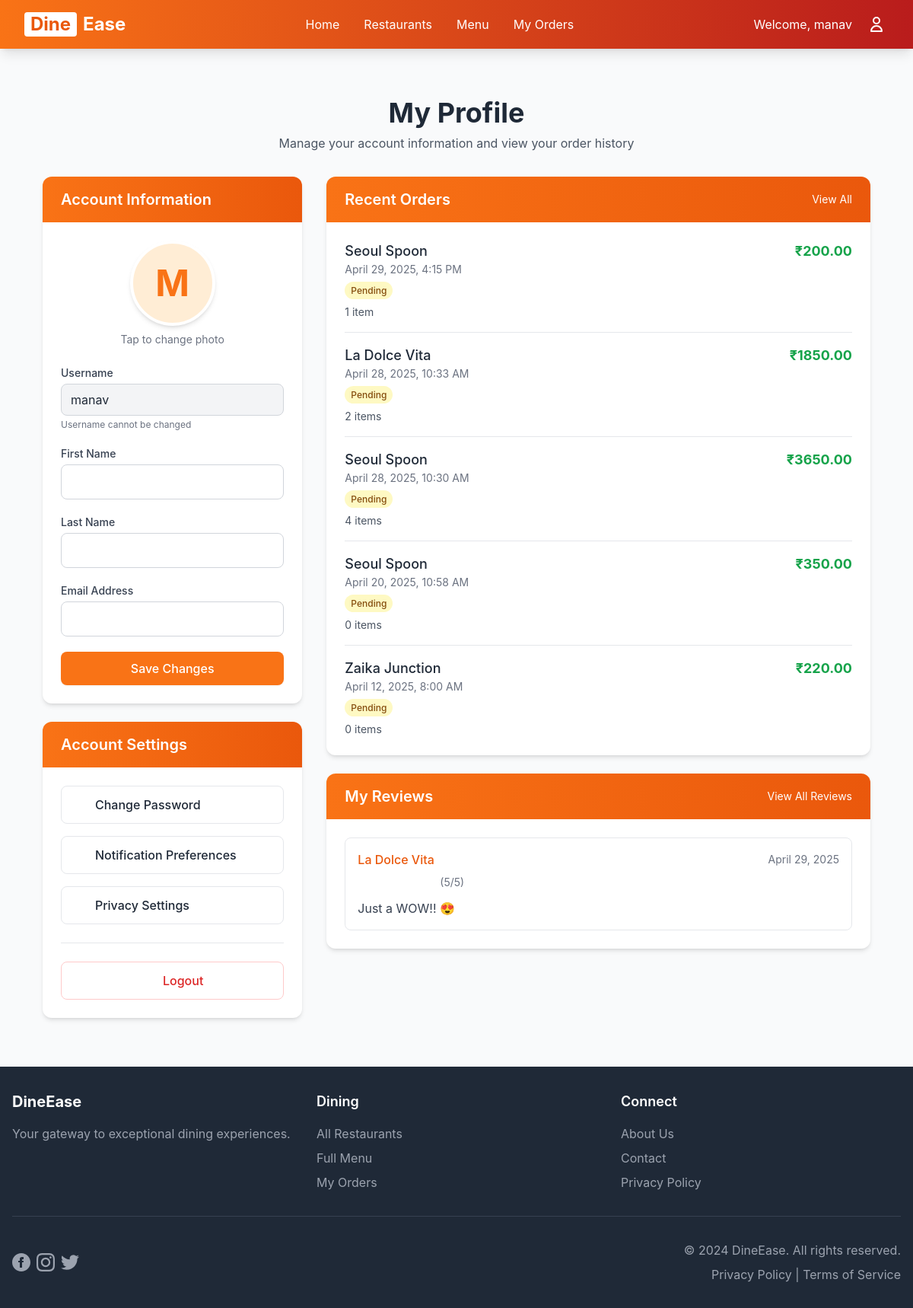
The page /profile/ (signed in) on the database as committed earlier.
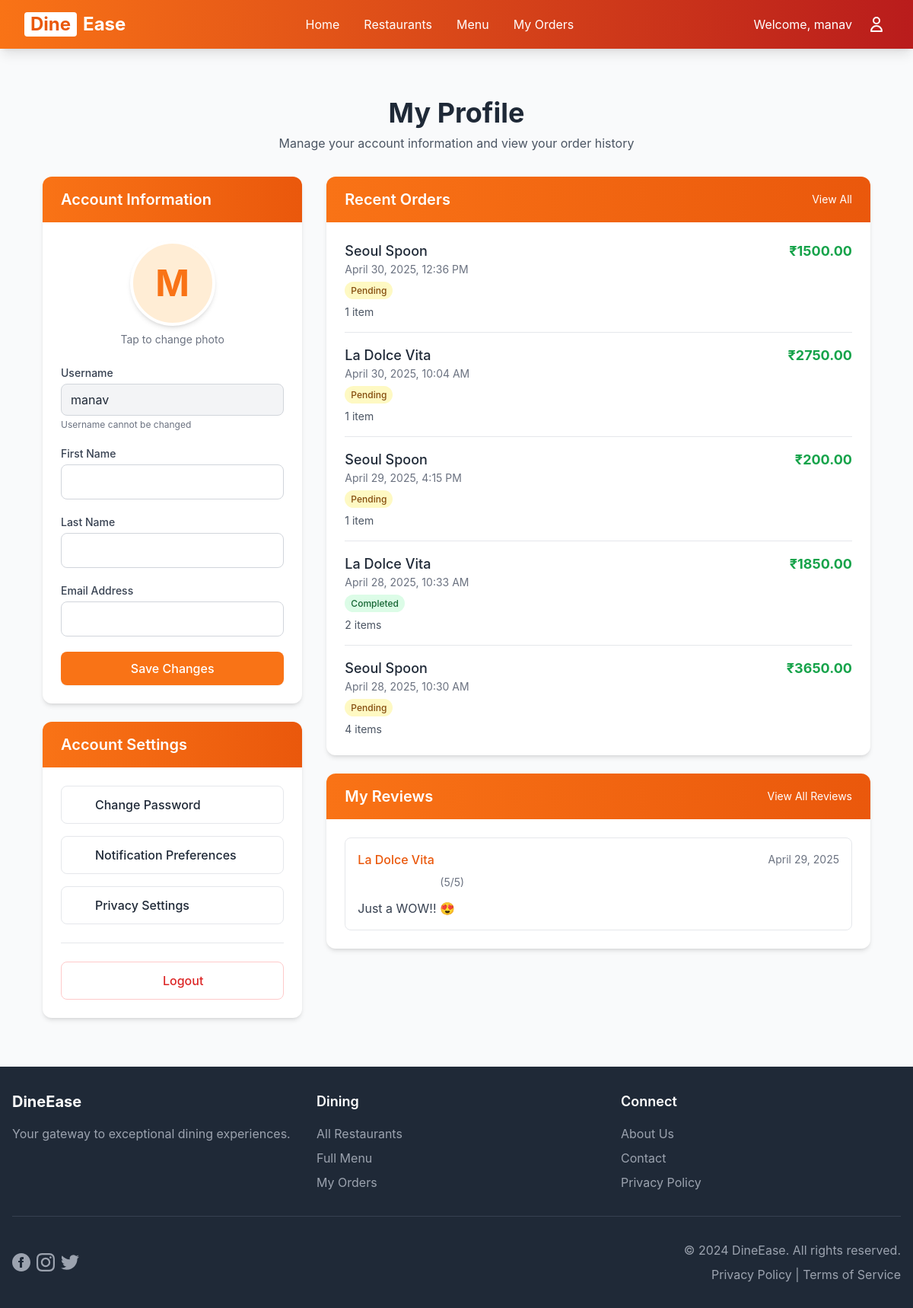
The same page on the database as committed later.
### main/models.py (models this page shows, shortened)
class Order(models.Model):
    STATUS_CHOICES = [
        ('Pending', 'Pending'),
        ('Preparing', 'Preparing'),
        ('Completed', 'Completed'),
        ('Cancelled', 'Cancelled'),
    ]
    user = models.ForeignKey(User, on_delete=models.CASCADE, null=True, blank=True)
    guest_id = models.UUIDField(default=uuid.uuid4, editable=False, null=True, blank=True)
    restaurant = models.ForeignKey(Restaurant, on_delete=models.CASCADE)
    status = models.CharField(max_length=20, choices=STATUS_CHOICES, default='Pending')
    total_price = models.DecimalField(max_digits=8, decimal_places=2, default=0.00, editable=False)
    discount_applied = models.DecimalField(max_digits=8, decimal_places=2, default=0.00)
    coupon = models.ForeignKey(Coupon, null=True, blank=True, on_delete=models.SET_NULL)
    created_at = models.DateTimeField(auto_now_add=True)
    has_been_reviewed = models.BooleanField(default=False)
    def __init__(self, *args, **kwargs):
        super().__init__(*args, **kwargs)
        self.skip_price_calculation = False

class Restaurant(models.Model):
    CUISINE_CHOICES = [
        ('korean','Korean'),
        ('italian', 'Italian'),
        ('japanese','Japanese'),
        ('mexican','Mexican'),
        ('chinese', 'Chinese'),
        ('thai', 'Thai'),
        ('spanish','Spanish'),
        ('indian', 'Indian'),
    ]
    name = models.CharField(max_length=255)
    location = models.CharField(max_length=255)
    description = models.TextField(blank=True)
    image = models.CharField(max_length=255, blank=True, null=True, help_text="Relative path to image in static/images/restaurants/")
    cuisine = models.CharField(
        max_length=20,
        choices=CUISINE_CHOICES,
        default='indian'
    )

class Review(models.Model):
    RATING_CHOICES = [
        (1, '1 - Poor'),
        (2, '2 - Fair'),
        (3, '3 - Good'),
        (4, '4 - Very Good'),
        (5, '5 - Excellent'),
    ]
    user = models.ForeignKey(User, on_delete=models.SET_NULL, null=True, blank=True,
                           related_name='reviews')
    restaurant = models.ForeignKey(Restaurant, on_delete=models.CASCADE,
                                 related_name='reviews')
    name = models.CharField(max_length=100, blank=True, help_text="Name for non-logged in users")
    rating = models.IntegerField(choices=RATING_CHOICES, default=5)
    review_text = models.TextField()
    created_at = models.DateTimeField(auto_now_add=True)
    updated_at = models.DateTimeField(auto_now=True)
    class Meta:
        ordering = ['-created_at']

### main/views.py (the view, shortened to what this page needs)
# urls.py: path('profile/', views.user_profile, name='user_profile'),
@login_required
def user_profile(request):
    try:
        recent_orders = Order.objects.filter(user=request.user).order_by('-created_at')[:5]
        user_reviews = Review.objects.filter(user=request.user).select_related('restaurant').order_by('-created_at')[:3]
        context = {
            'user': request.user,
            'recent_orders': recent_orders,
            'user_reviews': user_reviews,
        }
        return render(request, 'main/user_profile.html', context)
    except Exception as e:
        messages.error(request, f'Error loading profile: {str(e)}')
        return redirect('home')

### hotel_management/urls.py (called while the page is built)
    def __call__(self, request):
        logger.info(f"Received request: {request.method} {request.path}")
        response = self.get_response(request)
        logger.info(f"Response status: {response.status_code}")
        return response

### main/templates/main/user_profile.html (shortened to what the changed rows need)
{% extends 'main/base.html' %}
{% load static %}
{% block content %}
<div class="max-w-6xl mx-auto p-3 sm:p-4 md:p-6 lg:p-8">
    <div class="text-center mb-6 md:mb-8">
        <h1 class="text-2xl sm:text-3xl md:text-4xl font-bold mb-2 text-gray-800">My Profile</h1>
    </div>
    <div class="grid grid-cols-1 lg:grid-cols-3 gap-4 md:gap-6 lg:gap-8" x-data="{ photoUploading: false }">
        <div class="lg:col-span-1 space-y-4 md:space-y-6">
            <div class="bg-white rounded-xl shadow-md overflow-hidden">
                <div class="bg-gradient-to-r from-orange-500 to-orange-600 px-6 py-4">
                    <h2 class="text-xl font-semibold text-white">Account Information</h2>
                </div>
            </div>
            <div class="bg-white rounded-xl shadow-md overflow-hidden">
                <div class="bg-gradient-to-r from-orange-500 to-orange-600 px-6 py-4">
                    <h2 class="text-xl font-semibold text-white">Account Settings</h2>
                </div>
            </div>
        </div>
        <div class="lg:col-span-2">
            <div class="bg-white rounded-xl shadow-md overflow-hidden mb-6">
                <div class="bg-gradient-to-r from-orange-500 to-orange-600 px-6 py-4 flex justify-between items-center">
                    <h2 class="text-xl font-semibold text-white">Recent Orders</h2>
                </div>
                <div class="p-6">
                    {% if recent_orders %}
                        <div class="divide-y divide-gray-200">
                            {% for order in recent_orders %}
                                <div class="py-4 first:pt-0 last:pb-0">
                                    <a href="{% url 'order_summary' order.id %}" class="block hover:bg-gray-50 rounded-lg p-2 -m-2 transition duration-150">
                                        <div class="flex justify-between items-start">
                                            <div>
                                                <h3 class="text-lg font-medium text-gray-800">{{ order.restaurant.name }}</h3>
                                                <p class="text-sm text-gray-500">{{ order.created_at|date:"F j, Y, g:i A" }}</p>
                                                <p class="mt-1">
                                                    <span class="px-2 py-1 rounded-full text-xs font-medium
                                                        {% if order.status == 'Pending' %}bg-yellow-100 text-yellow-800{% endif %}
                                                        {% if order.status == 'Completed' %}bg-green-100 text-green-800{% endif %}
                                                        {% if order.status == 'Cancelled' %}bg-red-100 text-red-800{% endif %}">
                                                        {{ order.status }}
                                                    </span>
                                                </p>
                                            </div>
                                            <span class="font-bold text-lg text-green-600">₹{{ order.total_price }}</span>
                                        </div>
                                        <div class="mt-2 text-sm text-gray-600">
                                            <p>{{ order.items.count }} item{{ order.items.count|pluralize }}</p>
                                        </div>
                                    </a>
                                </div>
                            {% endfor %}
                        </div>
                    {% else %}
                        <div class="text-center py-6">
                            <p class="text-gray-600">You haven't placed any orders yet.</p>
                            <a href="{% url 'restaurant_list' %}" class="mt-2 inline-block text-orange-500 hover:text-orange-600">Browse restaurants</a>
                        </div>
                    {% endif %}
                </div>
            </div>
            <div class="bg-white rounded-xl shadow-md overflow-hidden">
                <div class="bg-gradient-to-r from-orange-500 to-orange-600 px-6 py-4 flex justify-between items-center">
                    <h2 class="text-xl font-semibold text-white">My Reviews</h2>
                </div>
                <div class="p-6">
                    {% if user_reviews %}
                        <div class="space-y-4">
                            {% for review in user_reviews %}
                                <div class="border border-gray-200 rounded-lg p-4 hover:border-orange-300 transition duration-200">
                                    <div class="flex items-center justify-between mb-2">
                                        <a href="{% url 'restaurant_detail' review.restaurant.id %}" class="text-orange-600 hover:text-orange-800 font-medium">
                                            {{ review.restaurant.name }}
                                        </a>
                                        <span class="text-sm text-gray-500">{{ review.created_at|date:"F j, Y" }}</span>
                                    </div>
                                    <div class="flex items-center mb-3" aria-label="Rating: {{ review.rating }} out of 5 stars">
                                        <div class="flex">
                                            {% for i in "12345" %}
                                                {% if forloop.counter <= review.rating %}
                                                    <i class="fas fa-star h-5 w-5 text-amber-400" aria-hidden="true"></i>
                                                {% else %}
                                                    <i class="far fa-star h-5 w-5 text-gray-300" aria-hidden="true"></i>
                                                {% endif %}
                                            {% endfor %}
                                        </div>
                                        <span class="text-gray-500 ml-2 text-sm">({{ review.rating }}/5)</span>
                                    </div>
                                    <p class="text-gray-700">{{ review.review_text|truncatewords:30 }}</p>
                                </div>
                            {% endfor %}
                        </div>
                    {% else %}
                        <div class="text-center py-6">
                            <p class="text-gray-600">You haven't written any reviews yet.</p>
                            <p class="text-gray-500 mt-2">Share your dining experiences by writing reviews for restaurants you've visited.</p>
                        </div>
                    {% endif %}
                </div>
            </div>
        </div>
    </div>
</div>
{% endblock %}

Rows that differ between the two databases and show on the page:
no longer on this page (row unchanged): Order: restaurant.name "Seoul Spoon", created_at "April 20, 2025, 10:58 AM", status "Pending", total_price "350.00", items.count "0"
no longer on this page (row unchanged): Order: restaurant.name "Zaika Junction", created_at "April 12, 2025, 8:00 AM", status "Pending", total_price "220.00", items.count "0"
added Order: restaurant.name "Seoul Spoon", created_at "April 30, 2025, 12:36 PM", status "Pending", total_price "1500.00", items.count "1"
added Order: restaurant.name "La Dolce Vita", created_at "April 30, 2025, 10:04 AM", status "Pending", total_price "2750.00", items.count "1"
changed Order: status "Pending" → "Completed"
